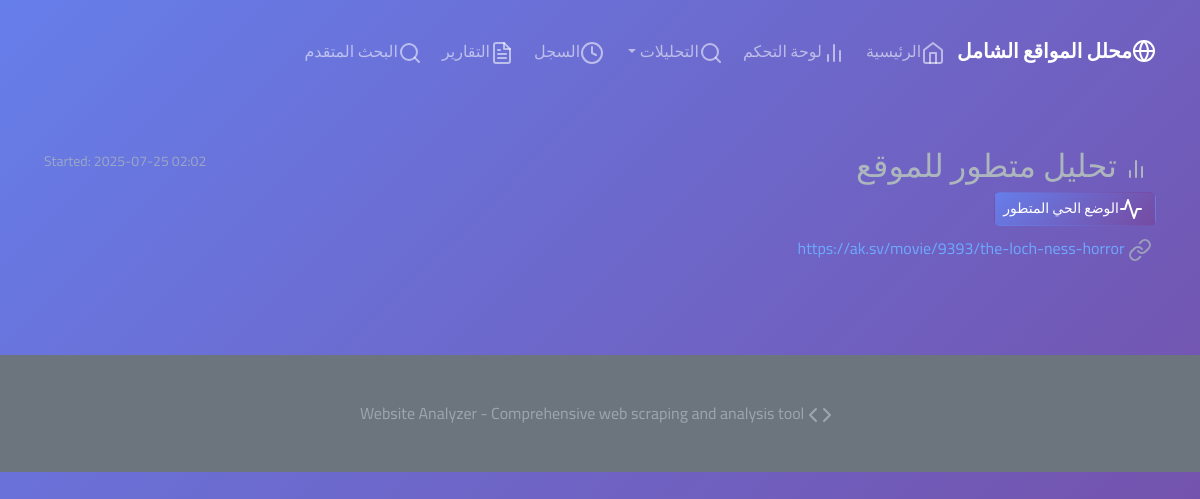
Page /results/3 on the committed database.
### models.py (models this page shows, shortened)
class ScrapeResult(db.Model):
    id = db.Column(db.Integer, primary_key=True)
    url = db.Column(db.String(500), nullable=False)
    title = db.Column(db.String(200))
    status = db.Column(db.String(20), default='pending')  # pending, completed, failed
    created_at = db.Column(db.DateTime, default=datetime.utcnow)
    completed_at = db.Column(db.DateTime)
    structure_data = db.Column(db.Text)  # HTML structure analysis
    assets_data = db.Column(db.Text)     # Images, CSS, JS files
    technology_data = db.Column(db.Text) # Tech stack identification
    seo_data = db.Column(db.Text)        # SEO analysis
    navigation_data = db.Column(db.Text) # Site navigation structure
    error_message = db.Column(db.Text)
    recreation_guide = db.Column(db.Text)  # Complete recreation guide
    arabic_report = db.Column(db.Text)     # Arabic comprehensive report
    ad_blocking_stats = db.Column(db.Text) # Ad blocking statistics
    analysis_type = db.Column(db.String(50), default='basic')  # Type of analysis
    data = db.Column(db.Text)  # Additional data storage
    timestamp = db.Column(db.DateTime, default=datetime.utcnow)  # Analysis timestamp

### enhanced_routes.py (the view)
@app.route('/results/<int:result_id>')
def view_results(result_id):
    try:
        result = ScrapeResult.query.get_or_404(result_id)
        return render_template('results.html', result=result)
    except Exception as e:
        logging.error(f"Error loading results: {e}")
        flash('خطأ في تحميل النتائج', 'error')
        return redirect(url_for('history'))

### templates/results.html (shortened to what this page needs)
{% extends "base.html" %}
{% block content %}
<div class="container-fluid px-4">
<div class="row mb-4">
    <div class="col">
        <div class="d-flex justify-content-between align-items-start">
            <div>
                <h1 class="h2 mb-2">
                    <i data-feather="bar-chart-2" class="me-2"></i>
                    تحليل متطور للموقع
                </h1>
                <div class="mb-2">
                    <a href="{{ url_for('results', result_id=result.id, live='true') }}" class="btn btn-sm gradient-primary text-white">
                        <i data-feather="activity" class="me-1"></i>الوضع الحي المتطور
                    </a>
                </div>
                <div class="text-muted">
                    <i data-feather="link" class="me-1"></i>
                    <a href="{{ result.url }}" target="_blank" class="text-decoration-none">{{ result.url }}</a>
                </div>
            </div>
            <div class="text-end">
                <small class="text-muted">
                    Started: {{ result.created_at.strftime('%Y-%m-%d %H:%M') }}
                </small>
            </div>
        </div>
    </div>
</div>
{% endblock %}

### static/css/style.css (style rules this page uses)
:root { --primary-color: #0d6efd; --secondary-color: #6c757d; --success-color: #198754; --info-color: #0dcaf0; --warning-color: #ffc107; --danger-color: #dc3545; }
body { font-family: 'Cairo', 'Tajawal', -apple-system, BlinkMacSystemFont, 'Segoe UI', Roboto, sans-serif; line-height: 1.8; direction: rtl; text-align: right; }
.btn { border-radius: 0.375rem; font-weight: 500; transition: all 0.15s ease-in-out; }
.form-label, .form-text, .card-text, p, h1, h2, h3, h4, h5, h6, span, div { opacity: 1 !important; visibility: visible !important; }
.form-control, .form-select, .btn { opacity: 1 !important; visibility: visible !important; }
* { margin: 0; padding: 0; box-sizing: border-box; }
body { font-family: 'Cairo', 'Segoe UI', Tahoma, Geneva, Verdana, sans-serif; background: linear-gradient(135deg, #667eea 0%, #764ba2 100%); min-height: 100vh; direction: rtl; text-align: right; }

### static/css/advanced-ui.css (style rules this page uses)
:root { --primary-gradient: linear-gradient(135deg, #667eea 0%, #764ba2 100%); --success-gradient: linear-gradient(135deg, #11998e 0%, #38ef7d 100%); --warning-gradient: linear-gradient(135deg, #f093fb 0%, #f5576c 100%); --info-gradient: linear-gradient(135deg, #4facfe 0%, #00f2fe 100%); --dark-gradient: linear-gradient(135deg, #2c3e50 0%, #34495e 100%); --glass-bg: rgba(255, 255, 255, 0.1); --glass-border: rgba(255, 255, 255, 0.2); --glow-shadow: 0 8px 32px rgba(31, 38, 135, 0.37); --card-hover-transform: translateY(-5px); --animation-speed: 0.3s; }
.gradient-primary { background: var(--primary-gradient); }
.form-label, .form-text, .card-text, p, h1, h2, h3, h4, h5, h6, span, div { opacity: 1 !important; visibility: visible !important; color: inherit !important; }
.form-control, .form-select, .btn { opacity: 1 !important; visibility: visible !important; }

### rows in the picture
ScrapeResult: url "https://ak.sv/movie/9393/the-loch-ness-horror", created_at "2025-07-25 02:02"
